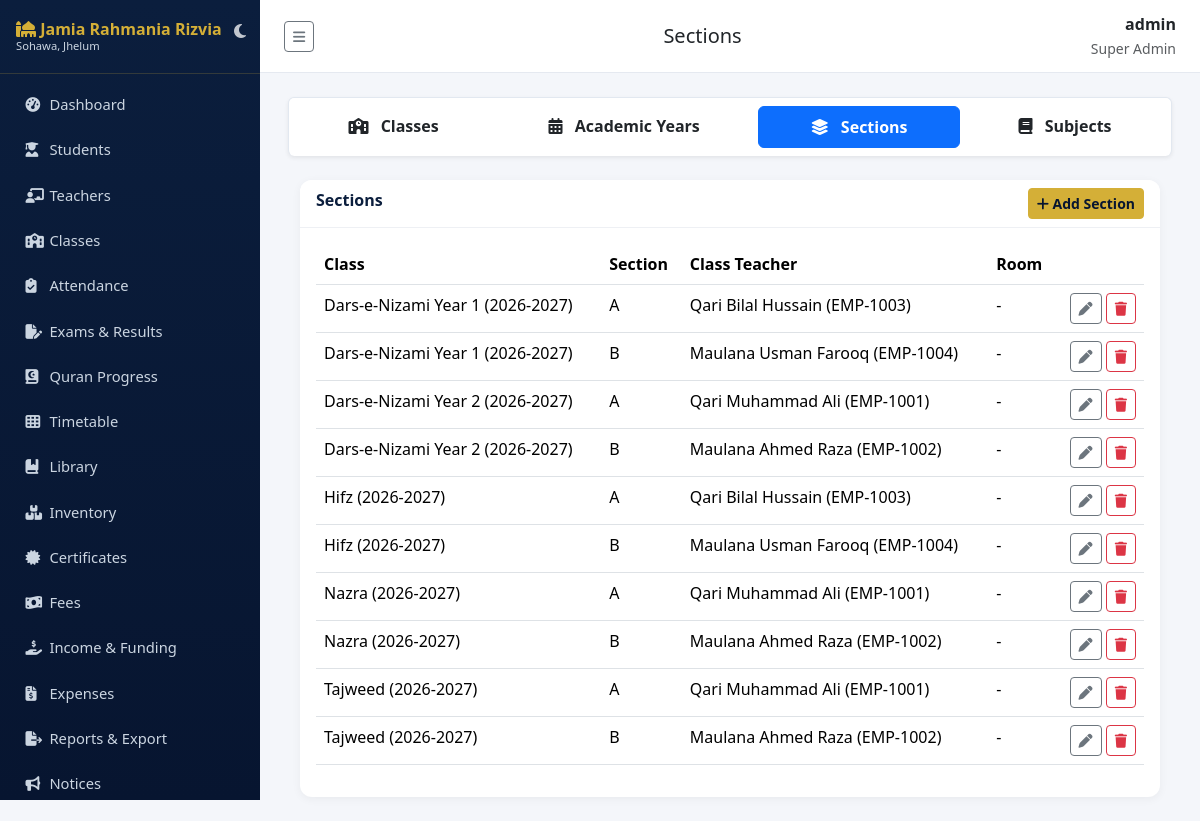
Page /academics/sections/ (signed in) on the committed database.
### accounts/models.py (models this page shows, shortened)
class User(AbstractUser):
    class Role(models.TextChoices):
        SUPER_ADMIN = "SUPER_ADMIN", "Super Admin"
        PRINCIPAL = "PRINCIPAL", "Principal"
        ADMIN = "ADMIN", "Admin"
        TEACHER = "TEACHER", "Teacher"
        STUDENT = "STUDENT", "Student"
        PARENT = "PARENT", "Parent"
        ACCOUNTANT = "ACCOUNTANT", "Accountant"
        LIBRARIAN = "LIBRARIAN", "Librarian"
        STAFF = "STAFF", "Staff"
    role = models.CharField(max_length=20, choices=Role.choices, default=Role.STUDENT)
    phone = models.CharField(max_length=20, blank=True)
    photo = models.ImageField(upload_to="profile_photos/", blank=True, null=True)

### academics/models.py (models this page shows, shortened)
class Section(models.Model):
    school_class = models.ForeignKey(SchoolClass, on_delete=models.CASCADE, related_name="sections")
    name = models.CharField(max_length=10)  # e.g. A, B
    class_teacher = models.ForeignKey("teachers.Teacher", on_delete=models.SET_NULL, null=True, blank=True, related_name="class_sections")
    room_number = models.CharField(max_length=20, blank=True)
    class Meta:
        unique_together = ["school_class", "name"]
        ordering = ["school_class", "name"]

class SchoolClass(models.Model):
    name = models.CharField(max_length=50)  # e.g. Grade 1
    academic_year = models.ForeignKey(AcademicYear, on_delete=models.CASCADE, related_name="classes")
    class Meta:
        unique_together = ["name", "academic_year"]
        ordering = ["name"]
    def __str__(self):
        return f"{self.name} ({self.academic_year})"

class AcademicYear(models.Model):
    name = models.CharField(max_length=20, unique=True)  # e.g. 2025-2026
    start_date = models.DateField()
    end_date = models.DateField()
    is_current = models.BooleanField(default=False)
    def __str__(self):
        return self.name

### teachers/models.py (models this page shows)
class Teacher(models.Model):
    user = models.OneToOneField(settings.AUTH_USER_MODEL, on_delete=models.CASCADE, related_name="teacher_profile")
    employee_id = models.CharField(max_length=20, unique=True)
    qualification = models.CharField(max_length=200, blank=True)
    experience_years = models.PositiveIntegerField(default=0)
    salary = models.DecimalField(max_digits=10, decimal_places=2, default=0)
    date_joined = models.DateField()
    address = models.TextField(blank=True)
    is_active = models.BooleanField(default=True)
    class Meta:
        ordering = ["employee_id"]
    def __str__(self):
        return f"{self.user.get_full_name()} ({self.employee_id})"

### academics/views.py (the view)
# urls.py: path("sections/", views.SectionListView.as_view(), name="section_list"),
class SectionListView(RoleRequiredMixin, ListView):
    model = Section
    template_name = "academics/section_list.html"
    context_object_name = "sections"
    allowed_roles = STAFF_ROLES

### accounts/mixins.py (called while the page is built)
    def dispatch(self, request, *args, **kwargs):
        if not request.user.is_authenticated:
            return self.handle_no_permission()
        if request.user.is_superuser or request.user.role in self.allowed_roles:
            return super().dispatch(request, *args, **kwargs)
        raise PermissionDenied("You do not have permission to access this page.")

### sitepages/context_processors.py (called while the page is built)
def site_settings(request):
    s = SiteSettings.get_solo()
    years = max(datetime.date.today().year - s.established_year, 0)
    return {"site_settings": s, "years_of_service": years}

### sitepages/models.py (called while the page is built)
    @classmethod
    def get_solo(cls):
        obj = cls.objects.first()
        if not obj:
            obj = cls.objects.create()
        return obj

### templates/academics/section_list.html
{% extends "base.html" %}
{% block page_title %}Sections{% endblock %}
{% block content %}
{% include "academics/_academics_tabs.html" %}
<div class="container-fluid">
<div class="card">
  <div class="card-header d-flex justify-content-between"><span>Sections</span>{% if request.user.is_superuser or request.user.role in "SUPER_ADMIN,PRINCIPAL,ADMIN" %}<a href="{% url 'academics:section_add' %}" class="btn btn-gold btn-sm"><i class="fa-solid fa-plus"></i> Add Section</a>{% endif %}</div>
  <div class="card-body">
    <table class="table table-hover">
      <thead><tr><th>Class</th><th>Section</th><th>Class Teacher</th><th>Room</th><th></th></tr></thead>
      <tbody>
      {% for s in sections %}
        <tr><td>{{ s.school_class }}</td><td>{{ s.name }}</td><td>{{ s.class_teacher|default:"-" }}</td><td>{{ s.room_number|default:"-" }}</td>
        <td class="text-end">
          {% if request.user.is_superuser or request.user.role in "SUPER_ADMIN,PRINCIPAL,ADMIN" %}<a href="{% url 'academics:section_edit' s.pk %}" class="btn btn-sm btn-outline-secondary"><i class="fa-solid fa-pen"></i></a>
          <a href="{% url 'academics:section_delete' s.pk %}" class="btn btn-sm btn-outline-danger"><i class="fa-solid fa-trash"></i></a>{% endif %}
        </td></tr>
      {% empty %}<tr><td colspan="5" class="text-center text-muted">No sections yet.</td></tr>{% endfor %}
      </tbody>
    </table>
  </div>
</div>
{% endblock %}

### templates/base.html (shortened to what this page needs)
{% load static %}
<!DOCTYPE html>
<html lang="en" id="theme-wrapper" data-bs-theme="light">
<head>
<link href="https://cdn.jsdelivr.net/npm/bootstrap@5.3.3/dist/css/bootstrap.min.css" rel="stylesheet">
<link href="https://cdnjs.cloudflare.com/ajax/libs/font-awesome/6.5.1/css/all.min.css" rel="stylesheet">
<link href="{% static 'css/style.css' %}" rel="stylesheet">
</head>
<body>
<nav class="sidebar" id="sidebar">
  <div class="brand d-flex justify-content-between align-items-center">
    <div>
      <i class="fa-solid fa-mosque"></i> Jamia Rahmania Rizvia
      <small class="d-block" style="font-size:.7rem;color:#cbd5e1;font-weight:400">Sohawa, Jhelum</small>
    </div>
    <button id="theme-toggle-btn" class="btn p-1 border-0 text-white opacity-75 hover-opacity-100" title="Switch Theme" style="background: transparent; box-shadow: none;">
      <i class="fa-solid fa-moon fs-6" id="theme-icon"></i>
    </button>
  </div>
  <ul class="nav flex-column py-2">
    {% if request.user.role in "STUDENT,PARENT" %}
      <li class="nav-item"><a class="nav-link {% if request.resolver_match.namespace == 'portal' %}active{% endif %}" href="{% url 'portal:home' %}"><i class="fa-solid fa-gauge-high"></i> My Portal</a></li>
      <li class="nav-item"><a class="nav-link {% if request.resolver_match.namespace == 'notices' and request.resolver_match.url_name == 'list' %}active{% endif %}" href="{% url 'notices:list' %}"><i class="fa-solid fa-bullhorn"></i> Notices</a></li>
      <li class="nav-item"><a class="nav-link {% if request.resolver_match.namespace == 'timetable' %}active{% endif %}" href="{% url 'timetable:view' %}"><i class="fa-solid fa-table-cells"></i> Timetable</a></li>
      <li class="nav-item"><a class="nav-link" href="{% url 'notices:event_list' %}"><i class="fa-solid fa-calendar-days"></i> Events</a></li>
    {% else %}
      <li class="nav-item"><a class="nav-link {% if request.resolver_match.namespace == 'dashboard' %}active{% endif %}" href="{% url 'dashboard:index' %}"><i class="fa-solid fa-gauge-high"></i> Dashboard</a></li>
      <li class="nav-item"><a class="nav-link {% if request.resolver_match.namespace == 'students' %}active{% endif %}" href="{% url 'students:list' %}"><i class="fa-solid fa-user-graduate"></i> Students</a></li>
      {% if request.user.is_superuser or request.user.role in "SUPER_ADMIN,PRINCIPAL,ADMIN" %}
      <li class="nav-item"><a class="nav-link {% if request.resolver_match.namespace == 'teachers' %}active{% endif %}" href="{% url 'teachers:list' %}"><i class="fa-solid fa-chalkboard-user"></i> Teachers</a></li>
      <li class="nav-item"><a class="nav-link {% if request.resolver_match.url_name == 'class_list' %}active{% endif %}" href="{% url 'academics:class_list' %}"><i class="fa-solid fa-school"></i> Classes</a></li>
      {% endif %}
      <li class="nav-item"><a class="nav-link " href="{% url 'attendance:mark' %}"><i class="fa-solid fa-clipboard-check"></i> Attendance</a></li>
      {% if request.user.is_superuser or request.user.role in "SUPER_ADMIN,PRINCIPAL,ADMIN,TEACHER" %}
      <li class="nav-item"><a class="nav-link {% if request.resolver_match.namespace == 'exams' %}active{% endif %}" href="{% url 'exams:list' %}"><i class="fa-solid fa-file-pen"></i> Exams &amp; Results</a></li>
      <li class="nav-item"><a class="nav-link {% if request.resolver_match.namespace == 'hifz' %}active{% endif %}" href="{% url 'hifz:list' %}"><i class="fa-solid fa-book-quran"></i> Quran Progress</a></li>
      {% endif %}
      <li class="nav-item"><a class="nav-link " href="{% url 'timetable:view' %}"><i class="fa-solid fa-table-cells"></i> Timetable</a></li>
      <li class="nav-item"><a class="nav-link {% if request.resolver_match.namespace == 'library' %}active{% endif %}" href="{% url 'library:books' %}"><i class="fa-solid fa-book-bookmark"></i> Library</a></li>
      {% if request.user.is_superuser or request.user.role in "SUPER_ADMIN,PRINCIPAL,ADMIN,STAFF,LIBRARIAN" %}
      <li class="nav-item"><a class="nav-link {% if request.resolver_match.namespace == 'inventory' %}active{% endif %}" href="{% url 'inventory:list' %}"><i class="fa-solid fa-boxes-stacked"></i> Inventory</a></li>
      {% endif %}
      {% if request.user.is_superuser or request.user.role in "SUPER_ADMIN,PRINCIPAL,ADMIN" %}
      <li class="nav-item"><a class="nav-link {% if request.resolver_match.namespace == 'certificates' %}active{% endif %}" href="{% url 'certificates:list' %}"><i class="fa-solid fa-certificate"></i> Certificates</a></li>
      {% endif %}
      {% if request.user.is_superuser or request.user.role in "SUPER_ADMIN,PRINCIPAL,ADMIN,ACCOUNTANT" %}
      <li class="nav-item"><a class="nav-link {% if request.resolver_match.url_name == 'payment_list' %}active{% endif %}" href="{% url 'fees:payment_list' %}"><i class="fa-solid fa-money-bill-wave"></i> Fees</a></li>
      <li class="nav-item"><a class="nav-link {% if request.resolver_match.url_name == 'income_list' %}active{% endif %}" href="{% url 'fees:income_list' %}"><i class="fa-solid fa-hand-holding-dollar"></i> Income &amp; Funding</a></li>
      <li class="nav-item"><a class="nav-link {% if request.resolver_match.url_name == 'expense_list' %}active{% endif %}" href="{% url 'fees:expense_list' %}"><i class="fa-solid fa-file-invoice-dollar"></i> Expenses</a></li>
      {% endif %}
      {% if request.user.is_superuser or request.user.role in "SUPER_ADMIN,PRINCIPAL,ADMIN,ACCOUNTANT" %}
      <li class="nav-item"><a class="nav-link {% if request.resolver_match.namespace == 'reports' %}active{% endif %}" href="{% url 'reports:index' %}"><i class="fa-solid fa-file-export"></i> Reports &amp; Export</a></li>
      {% endif %}
      <li class="nav-item"><a class="nav-link {% if request.resolver_match.namespace == 'notices' %}active{% endif %}" href="{% url 'notices:list' %}"><i class="fa-solid fa-bullhorn"></i> Notices</a></li>
    {% endif %}
  </ul>
</nav>
<div class="main-content">
  <div class="topbar">
    <button class="btn btn-sm btn-outline-secondary" id="sidebarToggle" type="button" title="Show / hide menu" aria-label="Toggle menu"><i class="fa-solid fa-bars"></i></button>
    <h5 class="mb-0">{% block page_title %}Dashboard{% endblock %}</h5>
    <div class="text-end">
      <div class="fw-semibold">{{ request.user.get_full_name|default:request.user.username }}</div>
      <small class="text-muted">{{ request.user.get_role_display }}</small>
    </div>
  </div>
  {% block content %}{% endblock %}
</div>
</body>
</html>

### static/css/style.css (style rules this page uses)
:root { --navy: #0b1e3d; --navy-dark: #071530; --gold: #d4af37; --gold-light: #f0d878; --bg: #f4f6fa; }
body { background: var(--bg); font-family: 'Segoe UI', Roboto, sans-serif; }
.sidebar { background: linear-gradient(180deg, var(--navy) 0%, var(--navy-dark) 100%); min-height: 100vh; width: 250px; position: fixed; top: 0; left: 0; z-index: 1030; }
.sidebar .brand { color: var(--gold); font-weight: 700; padding: 1.25rem 1rem; border-bottom: 1px solid rgba(212,175,55,.2); }
.sidebar .nav-link { color: #cbd5e1; padding: .6rem 1.1rem; border-radius: 6px; margin: 2px 8px; font-size: .92rem; }
.sidebar .nav-link i { width: 20px; }
.main-content { margin-left: 250px; padding: 1.5rem 1.75rem; }
.topbar { background: #fff; border-bottom: 1px solid #e5e9f0; padding: .75rem 1.5rem; margin: -1.5rem -1.75rem 1.5rem -1.75rem; display: flex; justify-content: space-between; align-items: center; }
.card { border: none; border-radius: 12px; box-shadow: 0 2px 10px rgba(0,0,0,.05); }
.card-header { background: #fff; border-bottom: 1px solid #eef0f4; font-weight: 600; color: var(--navy); border-radius: 12px 12px 0 0 !important; }
.btn-gold { background: var(--gold); border-color: var(--gold); color: var(--navy-dark); font-weight: 600; }
.table thead { background: var(--navy); color: #fff; }
#sidebar { position: fixed; top: 0; left: 0; width: 260px; height: 100vh; overflow-y: auto !important; z-index: 1050; transition: all 0.3s ease; }
.main-content { margin-left: 260px; transition: all 0.3s ease; }
#sidebar .brand { padding-right: 35px !important; line-height: 1.2 !important; }
#theme-toggle-btn { position: absolute; right: 10px; top: 15px; z-index: 10; }

### templates/base.html (style rules this page uses)
html, body { min-height: 100vh !important; height: 100%; }
#sidebar .brand { cursor: grab; user-select: none; touch-action: none; }

### rows in the picture
User: user.get_full_name "admin", user.role "Super Admin"
Section: school_class "Dars-e-Nizami Year 1 (2026-2027)", name "A", class_teacher "Qari Bilal Hussain (EMP-1003)", room_number "-"
Section: school_class "Dars-e-Nizami Year 1 (2026-2027)", name "B", class_teacher "Maulana Usman Farooq (EMP-1004)", room_number "-"
Section: school_class "Dars-e-Nizami Year 2 (2026-2027)", name "A", class_teacher "Qari Muhammad Ali (EMP-1001)", room_number "-"
Section: school_class "Dars-e-Nizami Year 2 (2026-2027)", name "B", class_teacher "Maulana Ahmed Raza (EMP-1002)", room_number "-"
Section: school_class "Hifz (2026-2027)", name "A", class_teacher "Qari Bilal Hussain (EMP-1003)", room_number "-"
Section: school_class "Hifz (2026-2027)", name "B", class_teacher "Maulana Usman Farooq (EMP-1004)", room_number "-"
Section: school_class "Nazra (2026-2027)", name "A", class_teacher "Qari Muhammad Ali (EMP-1001)", room_number "-"
Section: school_class "Nazra (2026-2027)", name "B", class_teacher "Maulana Ahmed Raza (EMP-1002)", room_number "-"
Section: school_class "Tajweed (2026-2027)", name "A", class_teacher "Qari Muhammad Ali (EMP-1001)", room_number "-"
Section: school_class "Tajweed (2026-2027)", name "B", class_teacher "Maulana Ahmed Raza (EMP-1002)", room_number "-"
